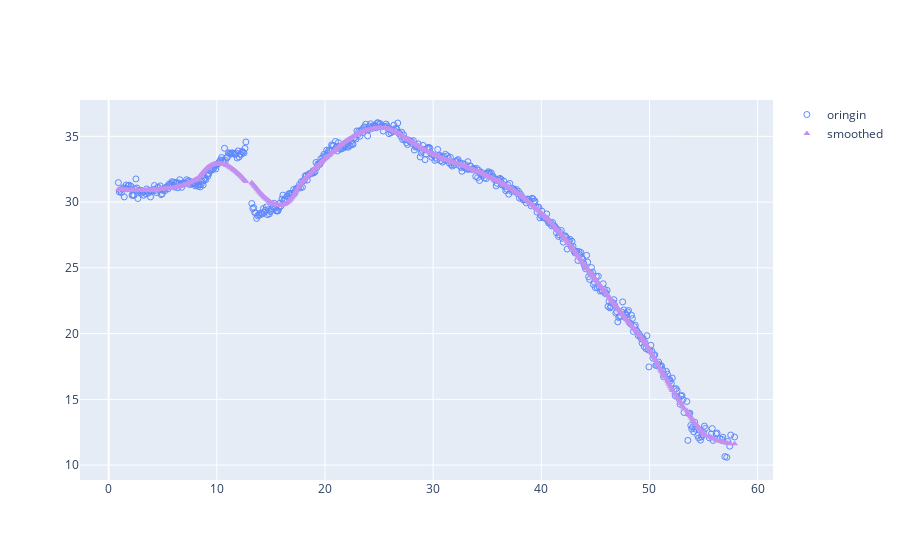

Notebook code for this chart:
### Code cell
# smooth data
import numpy as np
import pandas as pd
import matplotlib.pyplot as plt
from scipy.signal import savgol_filter    
import plotly.graph_objects as go




fig = go.Figure()

fig.add_trace(go.Scatter(
    x = data['Graph_Secs'],
    y=data['Data_Angle'],
    mode='markers',
    marker=dict(
        size=6,
        color='#5E88FC',
        symbol='circle-open'
    ),
    name='oringin'
))

fig.add_trace(go.Scatter(
    x = data['Graph_Secs'],
    y=savgol_filter(data['Data_Angle'], window_length=99, polyorder=3),  # setting degree to 10
    mode='markers',
    marker=dict(
        size=6,
        color='#C190F0',
        symbol='triangle-up'
    ),
    name='smoothed'
))

fig.show()

### Figure 1 — Plotly figure (JSON) as saved in the notebook; plotly's stock layout.template omitted (floating-point values rounded to 4 significant figures; data arrays with more than 128 entries replaced by an {"elided": "..."} marker saying what was removed)
{"data": [{"marker": {"color": "#5E88FC", "size": 6, "symbol": "circle-open"}, "mode": "markers", "name": "oringin", "type": "scatter", "x": {"elided": "608 float values"}, "y": {"elided": "608 float values"}}, {"marker": {"color": "#C190F0", "size": 6, "symbol": "triangle-up"}, "mode": "markers", "name": "smoothed", "type": "scatter", "x": {"elided": "608 float values"}, "y": {"elided": "608 float values"}}], "layout": {}}
